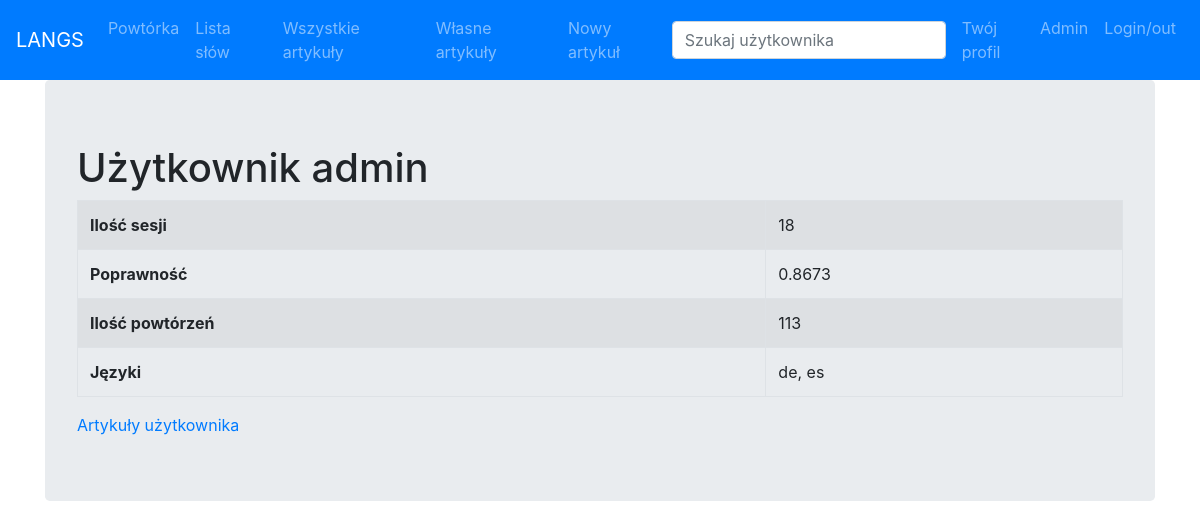
The app's page /profile/1 (signed in), older data.
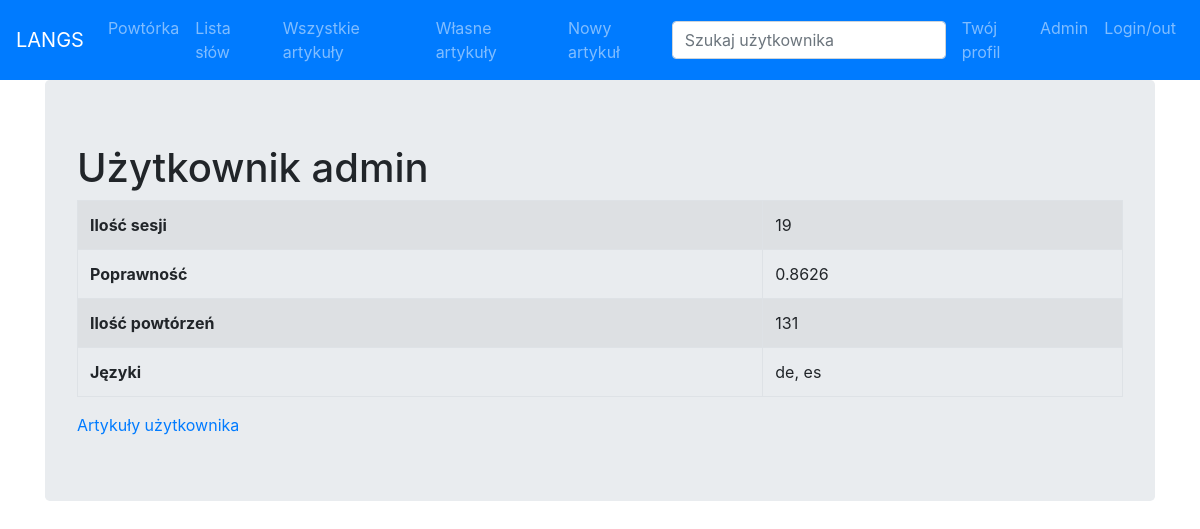
The same page, newer data.
### learn/models.py (models this page shows)
class Statistics(models.Model):
    user = models.ForeignKey(User, on_delete=models.CASCADE)
    srs_sessions = models.PositiveIntegerField(default=0)
    wrong_guesses = models.PositiveIntegerField(default=0)
    total_reviews = models.PositiveIntegerField(default=0)
    @property
    def correctness(self):
        if self.total_reviews == 0:
            return "N/A"
        return round(1.0-(self.wrong_guesses/self.total_reviews),4)

### learn/views.py (the view)
# urls.py: path('profile/<int:user_id>', views.profile),
@login_required(redirect_field_name=None)
def profile(request, user_id):
    template = loader.get_template('profile.html')
    user = User.objects.get(id=user_id)
    langs = list(set( [ wp.word.language for wp in WordProgress.objects.filter(user=user)] ))
    context = {
        'profile' : user,
        'stats' : Statistics.objects.get(user=user),
        'languages' : ', '.join(langs),
    }
    return HttpResponse(template.render(context, request))

### learn/templates/profile.html
{% extends "main_frame.html" %}
{% block contents %}
<h1>Użytkownik {{ profile.username }}</h1>
<table class="table table-bordered table-striped">
  <tbody>
    <tr>
      <th>Ilość sesji</th>
      <td>{{ stats.srs_sessions }}</th>
    </tr>
    <tr>
      <th>Poprawność</th>
      <td>{{ stats.correctness }}</th>
    </tr>
    <tr>
      <th>Ilość powtórzeń</th>
      <td>{{ stats.total_reviews }}</th>
    </tr>
    <tr>
      <th>Języki</th>
      <td>{{ languages }}</th>
    </tr>
  </tbody>
</table>
<a href="/article_list?type=id&id={{ profile.id }}">Artykuły użytkownika</a>
{% endblock %}

Row changes from the older to the newer data that the page shows:
changed Statistics: srs_sessions "18" → "19"; correctness "0.8673" → "0.8626"; total_reviews "113" → "131"
